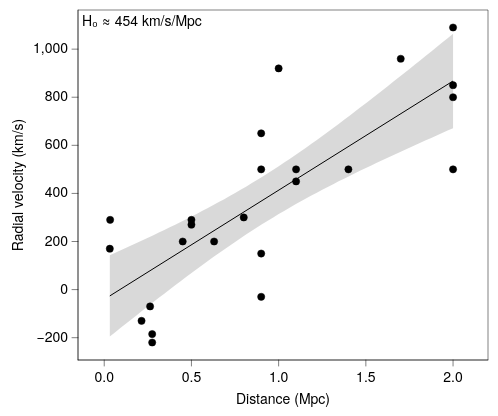

Write the Vega-Lite specification saved for this chart.
### Vega-Lite specification from a JSON file in a GitHub repository (floating-point values rounded to 4 significant figures)
{"background": null, "config": {"arc": {"fill": "#DBDBDB", "fillOpacity": 1.0, "innerRadius": 43.75, "padAngle": 0.03, "stroke": "black", "strokeOpacity": 1, "strokeWidth": 0.25}, "area": {"fill": "#DBDBDB", "fillOpacity": 1.0, "stroke": "black", "strokeOpacity": 1, "strokeWidth": 0.25}, "axis": {"domain": true, "domainCap": "round", "domainColor": "black", "domainWidth": 0.25, "grid": false, "gridCap": "round", "gridColor": "#F1F1F1", "gridDash": [0, 0], "gridOpacity": 1.0, "gridWidth": 0.25, "labelColor": "black", "labelFont": "Helvetica Neue, HelveticaNeue, Helvetica, Arial, sans-serif", "labelFontSize": 7, "labelFontStyle": "normal", "labelFontWeight": 400, "offset": 0, "ticks": true, "tickCap": "round", "tickColor": "black", "tickRound": false, "tickSize": 3, "tickWidth": 0.25, "titleColor": "black", "titleFont": "Helvetica Neue, HelveticaNeue, Helvetica, Arial, sans-serif", "titleFontSize": 7, "titleFontStyle": "normal", "titleFontWeight": 400}, "axisX": {"domain": true, "labelAlign": "center", "labelAngle": 0, "labels": true, "ticks": true, "translate": 0}, "axisY": {"domain": true, "labelAlign": "right", "labelAngle": 0, "labels": true, "ticks": true, "translate": 0}, "axisRight": {"domain": true, "labelAlign": "left", "labelAngle": 0, "labels": true, "ticks": true, "translate": 0}, "axisTop": {"domain": true, "labelAlign": "center", "labelAngle": 0, "labels": true, "ticks": true, "translate": 0}, "axisBand": {"tickOffset": 0}, "bar": {"fill": "#DBDBDB", "fillOpacity": 1.0, "stroke": "black", "strokeOpacity": 1, "strokeWidth": 0.25}, "boxplot": {"size": 15.75, "ticks": {"cornerRadius": 0.25, "fill": "black", "opacity": 1, "size": 7.875, "thickness": 0.25}, "box": {"fillOpacity": 1.0, "stroke": "black", "strokeOpacity": 1, "strokeWidth": 0.25}, "median": {"cornerRadius": 0, "fill": "black", "fillOpacity": 1.0, "opacity": 1, "size": 15.75, "thickness": 0.25}, "rule": {"fill": "black", "fillOpacity": 1.0, "size": 17.5, "stroke": "black", "strokeDash": [0, 0], "strokeOpacity": 1, "strokeWidth": 0.25}, "outliers": {"color": "black", "fill": "black", "fillOpacity": 1.0, "size": 0, "stroke": "black", "strokeOpacity": 1, "strokeWidth": 0.25}}, "circle": {"fill": "black", "fillOpacity": 1.0, "size": 2.188, "stroke": null, "strokeOpacity": 1, "strokeWidth": 0.25}, "errorband": {"band": {"fillOpacity": 0.6, "stroke": null, "strokeWidth": 0.25, "strokeOpacity": 1}, "borders": {"opacity": 0, "strokeOpacity": 1, "strokeWidth": 0.25}}, "errorbar": {"opacity": 1, "rule": {"strokeDash": [0, 0], "strokeWidth": 0.25}, "ticks": {"color": "black", "cornerRadius": 0.125, "opacity": 1, "size": 10.5, "thickness": 0.25}, "thickness": 0.25}, "font": "Helvetica Neue, HelveticaNeue, Helvetica, Arial, sans-serif", "geoshape": {"fill": "#DBDBDB", "fillOpacity": 1.0, "stroke": "black", "strokeOpacity": 1, "strokeWidth": 0.25}, "header": {"labelColor": "black", "labelFont": "Helvetica Neue, HelveticaNeue, Helvetica, Arial, sans-serif", "labelFontSize": 7, "labelFontStyle": "normal", "labelFontWeight": 400, "titleColor": "black", "titleFont": "Helvetica Neue, HelveticaNeue, Helvetica, Arial, sans-serif", "titleFontSize": 7, "titleFontStyle": "normal", "titleFontWeight": 400, "titlePadding": 0}, "legend": {"disable": false, "offset": 4.5, "titlePadding": 4, "labelOffset": 2, "gradientLabelOffset": 2, "columnPadding": 4, "rowPadding": 2, "gradientLength": 87.5, "gradientThickness": 8.75, "gradientOpacity": 1.0, "gradientStrokeColor": "black", "gradientStrokeWidth": 0.25, "labelColor": "black", "labelFont": "Helvetica Neue, HelveticaNeue, Helvetica, Arial, sans-serif", "labelFontSize": 7, "labelFontStyle": "normal", "labelFontWeight": 400, "strokeColor": "black", "strokeWidth": 0, "symbolSize": 42, "symbolStrokeColor": "black", "symbolStrokeWidth": 0.25, "titleColor": "black", "titleFont": "Helvetica Neue, HelveticaNeue, Helvetica, Arial, sans-serif", "titleFontSize": 7, "titleFontStyle": "normal", "titleFontWeight": 400}, "line": {"color": "black", "stroke": "black", "strokeCap": "butt", "strokeDash": [0, 0], "strokeOpacity": 1, "strokeWidth": 0.5}, "point": {"filled": true, "fill": "#DBDBDB", "fillOpacity": 1.0, "size": 8.75, "stroke": "black", "strokeOpacity": 1, "strokeWidth": 0.25}, "range": {"category": ["#B2B2B2", "#4A7CD3", "#008542", "#664CAF", "#509F98", "#636363", "#284F93", "#005226", "#382864", "#285753"], "diverging": {"scheme": ["#443E60", "#5F597E", "#7C759B", "#9994B6", "#B7B4CC", "#D6D5DC", "#F6F6F6", "#D1DAD9", "#A4C2BF", "#7AA9A4", "#578E89", "#37736E", "#1B5954"]}, "heatmap": {"scheme": ["#440154", "#472270", "#433E82", "#38598C", "#2C728E", "#238A8D", "#24A086", "#39B578", "#5DC862", "#96D646", "#CAE02D", "#FDE724"]}, "ordinal": {"scheme": ["#F1F1F1", "#DBDBDB", "#C6C6C6", "#B2B2B2", "#9D9D9D", "#898989", "#767676", "#636363", "#515151", "#404040", "#2F2F2F", "#1F1F1F"]}, "ramp": {"scheme": ["#440154", "#472270", "#433E82", "#38598C", "#2C728E", "#238A8D", "#24A086", "#39B578", "#5DC862", "#96D646", "#CAE02D", "#FDE724"]}}, "rule": {"color": "black", "stroke": "black", "strokeCap": "round", "strokeDash": [2, 2], "strokeOpacity": 1, "strokeWidth": 0.25}, "scale": {"barBandPaddingInner": 0.1, "rectBandPaddingInner": 0, "tickBandPaddingInner": 0.1, "bandPaddingOuter": 0.1, "bandWithNestedOffsetPaddingInner": 0.2, "bandWithNestedOffsetPaddingOuter": 0.2, "offsetBandPaddingInner": 0, "offsetBandPaddingOuter": 0, "continuousPadding": 8.75, "round": false}, "rect": {"fill": "#DBDBDB", "fillOpacity": 1.0, "stroke": "black", "strokeOpacity": 1, "strokeWidth": 0.25}, "square": {"fill": "#DBDBDB", "fillOpacity": 1.0, "size": 17.5, "stroke": "black", "strokeOpacity": 1, "strokeWidth": 0.25}, "text": {"color": "black", "font": "Helvetica Neue, HelveticaNeue, Helvetica, Arial, sans-serif", "fontSize": 7, "fontStyle": "normal", "fontWeight": 400}, "tick": {"color": "black", "cornerRadius": 0.125, "opacity": 1.0, "size": 15.75, "thickness": 0.25}, "title": {"anchor": "middle", "frame": "group", "color": "black", "font": "Helvetica Neue, HelveticaNeue, Helvetica, Arial, sans-serif", "fontSize": 7, "fontStyle": "normal", "fontWeight": 400, "subtitleColor": "black", "subtitleFont": "Helvetica Neue, HelveticaNeue, Helvetica, Arial, sans-serif", "subtitleFontSize": 7, "subtitleFontStyle": "normal", "subtitleFontWeight": 400}, "trail": {"color": "black", "opacity": 1, "size": 0.5}, "view": {"continuousWidth": 205, "continuousHeight": 175, "discreteWidth": 205, "discreteHeight": 175, "fill": null, "stroke": "black", "strokeWidth": 0.25}}, "layer": [{"data": {"name": "data-85554fe86a852df2e7617ef3ce078e3a"}, "mark": {"type": "point", "color": "black", "filled": true, "size": 13}, "encoding": {"x": {"field": "distance", "scale": {"domain": [-0.05, 2.1], "nice": false}, "title": "Distance (Mpc)", "type": "quantitative"}, "y": {"field": "velocity", "title": "Radial velocity (km/s)", "type": "quantitative", "scale": {"nice": false}}}}, {"layer": [{"data": {"name": "data-6244fde04a48d5984bb2d262604c4d70"}, "mark": {"type": "area", "fill": "black", "fillOpacity": 0.15, "stroke": null, "strokeWidth": 0}, "encoding": {"x": {"field": "distance", "type": "quantitative", "scale": {"nice": false}}, "y": {"field": "velocity", "type": "quantitative", "scale": {"nice": false}}, "y2": {"field": "__ci_hi"}}}, {"data": {"name": "data-ea7ca8b838bcbd40baa648b4baba2d38"}, "mark": {"type": "line"}, "encoding": {"x": {"field": "distance", "type": "quantitative", "scale": {"nice": false}}, "y": {"field": "velocity", "type": "quantitative", "scale": {"nice": false}}}}], "name": "__dysonsphere_93070485e66ed928_1"}, {"data": {"values": [{"__dysonsphere__": 1}]}, "mark": {"type": "text", "align": "left", "angle": 0, "baseline": "top", "dx": 0, "dy": 0, "opacity": 1.0}, "encoding": {"text": {"value": "H₀ ≈ 454 km/s/Mpc"}, "x": {"value": 2}, "y": {"value": 2}}}], "$schema": "https://vega.github.io/schema/vega-lite/v6.4.1.json", "datasets": {"data-85554fe86a852df2e7617ef3ce078e3a": [{"distance": 0.032, "velocity": 170}, {"distance": 0.034, "velocity": 290}, {"distance": 0.214, "velocity": -130}, {"distance": 0.263, "velocity": -70}, {"distance": 0.275, "velocity": -185}, {"distance": 0.275, "velocity": -220}, {"distance": 0.45, "velocity": 200}, {"distance": 0.5, "velocity": 290}, {"distance": 0.5, "velocity": 270}, {"distance": 0.63, "velocity": 200}, {"distance": 0.8, "velocity": 300}, {"distance": 0.9, "velocity": -30}, {"distance": 0.9, "velocity": 650}, {"distance": 0.9, "velocity": 150}, {"distance": 0.9, "velocity": 500}, {"distance": 1.0, "velocity": 920}, {"distance": 1.1, "velocity": 450}, {"distance": 1.1, "velocity": 500}, {"distance": 1.4, "velocity": 500}, {"distance": 1.7, "velocity": 960}, {"distance": 2.0, "velocity": 500}, {"distance": 2.0, "velocity": 850}, {"distance": 2.0, "velocity": 800}, {"distance": 2.0, "velocity": 1090}], "data-6244fde04a48d5984bb2d262604c4d70": [{"distance": 0.032, "velocity": -195.2, "__ci_hi": 142.7, "__dysonsphere__": 1}, {"distance": 0.06324, "velocity": -177.1, "__ci_hi": 153.0, "__dysonsphere__": 1}, {"distance": 0.09448, "velocity": -159.0, "__ci_hi": 163.3, "__dysonsphere__": 1}, {"distance": 0.1257, "velocity": -141.0, "__ci_hi": 173.6, "__dysonsphere__": 1}, {"distance": 0.157, "velocity": -123.1, "__ci_hi": 184.0, "__dysonsphere__": 1}, {"distance": 0.1882, "velocity": -105.2, "__ci_hi": 194.5, "__dysonsphere__": 1}, {"distance": 0.2194, "velocity": -87.34, "__ci_hi": 205.1, "__dysonsphere__": 1}, {"distance": 0.2507, "velocity": -69.59, "__ci_hi": 215.7, "__dysonsphere__": 1}, {"distance": 0.2819, "velocity": -51.92, "__ci_hi": 226.4, "__dysonsphere__": 1}, {"distance": 0.3131, "velocity": -34.34, "__ci_hi": 237.2, "__dysonsphere__": 1}, {"distance": 0.3444, "velocity": -16.85, "__ci_hi": 248.1, "__dysonsphere__": 1}, {"distance": 0.3756, "velocity": 0.5412, "__ci_hi": 259.1, "__dysonsphere__": 1}, {"distance": 0.4069, "velocity": 17.83, "__ci_hi": 270.2, "__dysonsphere__": 1}, {"distance": 0.4381, "velocity": 34.99, "__ci_hi": 281.4, "__dysonsphere__": 1}, {"distance": 0.4693, "velocity": 52.04, "__ci_hi": 292.7, "__dysonsphere__": 1}, {"distance": 0.5006, "velocity": 68.95, "__ci_hi": 304.2, "__dysonsphere__": 1}, {"distance": 0.5318, "velocity": 85.72, "__ci_hi": 315.8, "__dysonsphere__": 1}, {"distance": 0.563, "velocity": 102.3, "__ci_hi": 327.5, "__dysonsphere__": 1}, {"distance": 0.5943, "velocity": 118.8, "__ci_hi": 339.4, "__dysonsphere__": 1}, {"distance": 0.6255, "velocity": 135.1, "__ci_hi": 351.5, "__dysonsphere__": 1}, {"distance": 0.6568, "velocity": 151.2, "__ci_hi": 363.8, "__dysonsphere__": 1}, {"distance": 0.688, "velocity": 167.1, "__ci_hi": 376.3, "__dysonsphere__": 1}, {"distance": 0.7192, "velocity": 182.8, "__ci_hi": 388.9, "__dysonsphere__": 1}, {"distance": 0.7505, "velocity": 198.3, "__ci_hi": 401.8, "__dysonsphere__": 1}, {"distance": 0.7817, "velocity": 213.6, "__ci_hi": 414.9, "__dysonsphere__": 1}, {"distance": 0.813, "velocity": 228.6, "__ci_hi": 428.2, "__dysonsphere__": 1}, {"distance": 0.8442, "velocity": 243.5, "__ci_hi": 441.8, "__dysonsphere__": 1}, {"distance": 0.8754, "velocity": 258.0, "__ci_hi": 455.6, "__dysonsphere__": 1}, {"distance": 0.9067, "velocity": 272.4, "__ci_hi": 469.6, "__dysonsphere__": 1}, {"distance": 0.9379, "velocity": 286.5, "__ci_hi": 483.9, "__dysonsphere__": 1}, {"distance": 0.9691, "velocity": 300.4, "__ci_hi": 498.4, "__dysonsphere__": 1}, {"distance": 1.0, "velocity": 314.0, "__ci_hi": 513.1, "__dysonsphere__": 1}, {"distance": 1.032, "velocity": 327.4, "__ci_hi": 528.1, "__dysonsphere__": 1}, {"distance": 1.063, "velocity": 340.5, "__ci_hi": 543.3, "__dysonsphere__": 1}, {"distance": 1.094, "velocity": 353.5, "__ci_hi": 558.7, "__dysonsphere__": 1}, {"distance": 1.125, "velocity": 366.2, "__ci_hi": 574.4, "__dysonsphere__": 1}, {"distance": 1.157, "velocity": 378.7, "__ci_hi": 590.2, "__dysonsphere__": 1}, {"distance": 1.188, "velocity": 391.1, "__ci_hi": 606.3, "__dysonsphere__": 1}, {"distance": 1.219, "velocity": 403.2, "__ci_hi": 622.5, "__dysonsphere__": 1}, {"distance": 1.25, "velocity": 415.2, "__ci_hi": 638.9, "__dysonsphere__": 1}, {"distance": 1.282, "velocity": 427.0, "__ci_hi": 655.5, "__dysonsphere__": 1}, {"distance": 1.313, "velocity": 438.6, "__ci_hi": 672.2, "__dysonsphere__": 1}, {"distance": 1.344, "velocity": 450.1, "__ci_hi": 689.1, "__dysonsphere__": 1}, {"distance": 1.375, "velocity": 461.5, "__ci_hi": 706.1, "__dysonsphere__": 1}, {"distance": 1.406, "velocity": 472.7, "__ci_hi": 723.2, "__dysonsphere__": 1}, {"distance": 1.438, "velocity": 483.8, "__ci_hi": 740.5, "__dysonsphere__": 1}, {"distance": 1.469, "velocity": 494.9, "__ci_hi": 757.8, "__dysonsphere__": 1}, {"distance": 1.5, "velocity": 505.8, "__ci_hi": 775.3, "__dysonsphere__": 1}, {"distance": 1.531, "velocity": 516.6, "__ci_hi": 792.9, "__dysonsphere__": 1}, {"distance": 1.563, "velocity": 527.3, "__ci_hi": 810.5, "__dysonsphere__": 1}, {"distance": 1.594, "velocity": 538.0, "__ci_hi": 828.2, "__dysonsphere__": 1}, {"distance": 1.625, "velocity": 548.5, "__ci_hi": 846.0, "__dysonsphere__": 1}, {"distance": 1.656, "velocity": 559.0, "__ci_hi": 863.9, "__dysonsphere__": 1}, {"distance": 1.688, "velocity": 569.5, "__ci_hi": 881.8, "__dysonsphere__": 1}, {"distance": 1.719, "velocity": 579.9, "__ci_hi": 899.8, "__dysonsphere__": 1}, {"distance": 1.75, "velocity": 590.2, "__ci_hi": 917.9, "__dysonsphere__": 1}, {"distance": 1.781, "velocity": 600.5, "__ci_hi": 936.0, "__dysonsphere__": 1}, {"distance": 1.813, "velocity": 610.7, "__ci_hi": 954.1, "__dysonsphere__": 1}, {"distance": 1.844, "velocity": 620.8, "__ci_hi": 972.3, "__dysonsphere__": 1}, {"distance": 1.875, "velocity": 631.0, "__ci_hi": 990.6, "__dysonsphere__": 1}, {"distance": 1.906, "velocity": 641.1, "__ci_hi": 1009.0, "__dysonsphere__": 1}, {"distance": 1.938, "velocity": 651.1, "__ci_hi": 1027.0, "__dysonsphere__": 1}, {"distance": 1.969, "velocity": 661.1, "__ci_hi": 1046.0, "__dysonsphere__": 1}, {"distance": 2.0, "velocity": 671.1, "__ci_hi": 1064.0, "__dysonsphere__": 1}], "data-ea7ca8b838bcbd40baa648b4baba2d38": [{"distance": 0.032, "velocity": -26.25, "__dysonsphere__": 1}, {"distance": 2.0, "velocity": 867.5, "__dysonsphere__": 1}]}}
